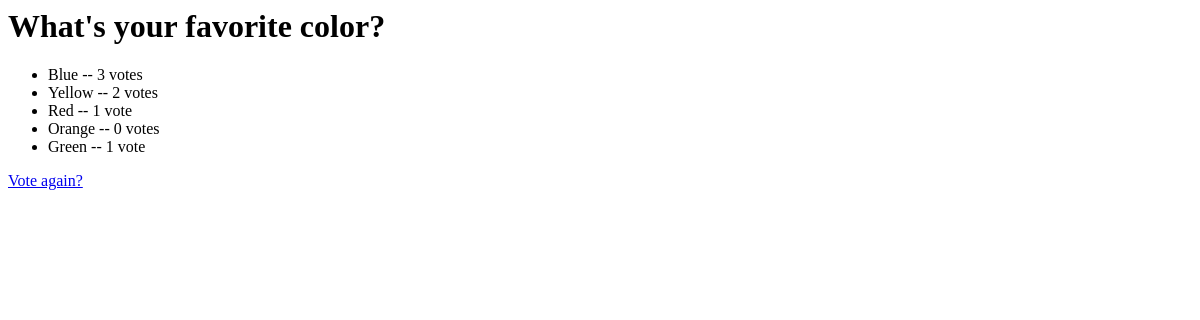
Before: /polls/1/results/ with the older database file.
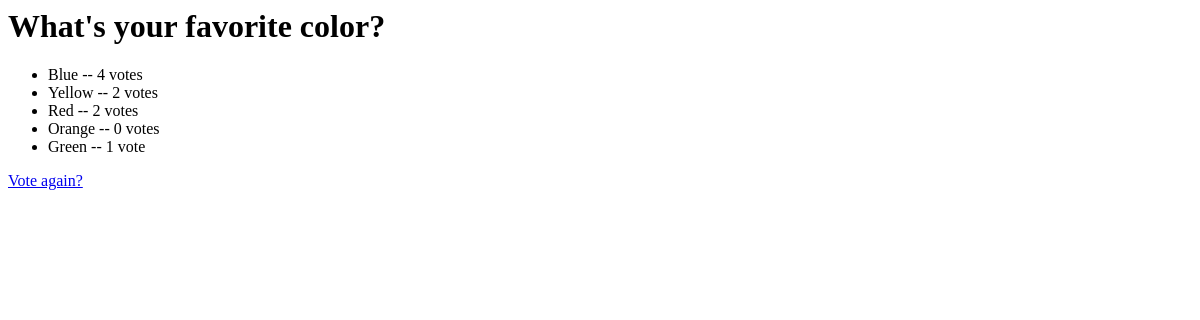
After: the same page with the newer database file.
### polls/models.py (models this page shows, shortened)
class Choice(models.Model):
    question = models.ForeignKey(Question, on_delete=models.CASCADE)
    choice_text = models.CharField(max_length=200)
    votes = models.IntegerField(default=0)

### polls/views.py (the view)
# urls.py: path('<int:pk>/results/', views.ResultsView.as_view(), name='results'),
class ResultsView(generic.DetailView):
    model = Question
    template_name = 'polls/results.html'

### polls/templates/polls/results.html
<html>
<head><title>results</title></head>
<body>
<h1>{{ question.question_text }}</h1>
<ul>
{% for choice in question.choice_set.all %}
    <li>{{ choice.choice_text }} -- {{ choice.votes }} vote{{ choice.votes|pluralize }}</li>
{% endfor %}
</ul>
<a href="{% url 'polls:detail' question.id %}">Vote again?</a>
</body>
</html>

Changed rows visible on the page:
changed Choice "Blue": votes "3" → "4"
changed Choice "Red": votes "1" → "2"
